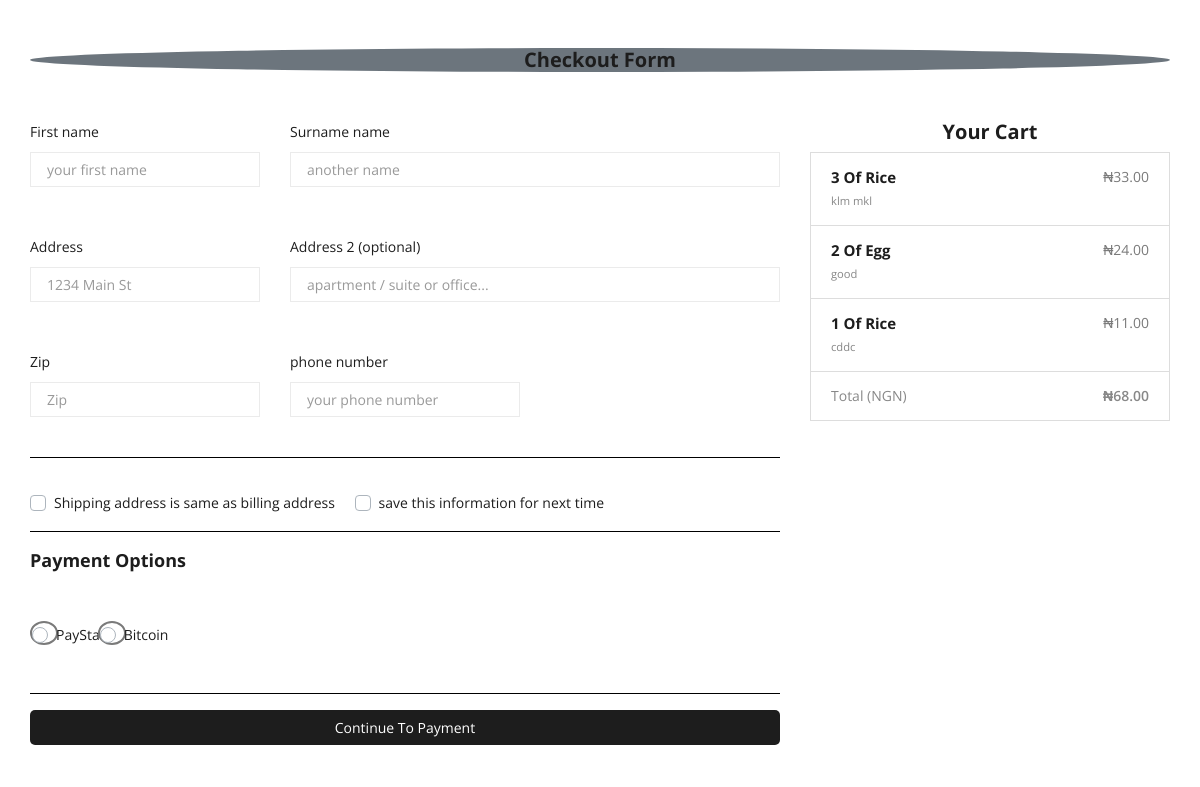
The app's page /products/checkout/ (signed in) with its own data.
### products/models.py (models this page shows, shortened)
class OrderItem(models.Model):
    user = models.ForeignKey(settings.AUTH_USER_MODEL, on_delete=models.CASCADE)
    ordered = models.BooleanField(default=False)
    item = models.ForeignKey(Item, on_delete=models.CASCADE)
    quantity = models.IntegerField(default=1)
    def get_total_discount_item_price(self):
        return self.quantity * self.item.discount_price
    def get_final_price(self):
        if self.item.discount_price:
            return self.get_total_discount_item_price()
        return self.get_total_item_price()

class Item(models.Model):
    title = models.CharField(max_length=100)
    price = models.DecimalField(max_digits=10000, decimal_places=2)
    discount_price = models.DecimalField(max_digits=10, decimal_places=2, blank=True, null=True)
    category = models.CharField(choices=CATEGORY_CHOICES, max_length=2)
    description = models.TextField(null=True, blank=True)
    picture = models.ImageField(upload_to='picture', max_length=255, null=True, blank=True)
    label = models.CharField(choices=LABEL_CHOICES, max_length=2, default='P')

class Order(models.Model):
    user = models.ForeignKey(settings.AUTH_USER_MODEL,
                             on_delete=models.CASCADE)
    items = models.ManyToManyField(OrderItem)
    ref_code = models.CharField(max_length=20)
    start_date = models.DateTimeField(auto_now_add=True)
    ordered_date = models.DateTimeField()
    ordered = models.BooleanField(default=False)
    payment = models.ForeignKey('Payment', on_delete=models.SET_NULL, blank=True, null=True)
    billing_address = models.ForeignKey(
        'BillingAddress', on_delete=models.SET_NULL, blank=True, null=True
    )
    being_delivered = models.BooleanField(default=False)
    received = models.BooleanField(default=False)
    refund_requested = models.BooleanField(default=False)
    refund_granted = models.BooleanField(default=False)
    def get_total(self):
        total = 0
        for order_item in self.items.all():
            total += order_item.get_final_price()
        return total

### products/views.py (the view, shortened to what this page needs)
# urls.py: path('checkout/', CheckoutView.as_view(), name='checkout'),
class CheckoutView(LoginRequiredMixin, View):
    def get(self, *args, **kwargs):
        try:
            form = CheckoutForm()
            order = Order.objects.get(user=self.request.user, ordered=False)
            context = {
                'form': form,
                'order': order
            }
            return render(self.request, "products/checkout.html", context)
        except ObjectDoesNotExist:
            messages.info(self.request, 'you do not have an active order')
            return redirect("products:checkout")

### products/forms.py
class CheckoutForm(forms.Form):
    first_name = forms.CharField(widget=forms.TextInput(attrs={
        'placeholder': 'your first name',
        'class': 'form-control'
    }))
    last_name = forms.CharField(widget=forms.TextInput(attrs={
        'placeholder': 'another name',
        'class': 'form-control'
    }))
    street_or_office_address = forms.CharField(widget=forms.TextInput(attrs={
        'placeholder': '1234 Main St',
        'class': 'form-control'
    }))
    apartment_or_suite = forms.CharField(required=False, widget=forms.TextInput(attrs={
        'placeholder': 'apartment / suite or office...',
        'class': 'form-control'
    }))
    zip = forms.CharField(required=False, widget=forms.TextInput(attrs={
        'class': 'form-control',
        'placeholder': 'Zip'
    }))
    phone_number = forms.CharField(widget=forms.NumberInput(attrs={
        'placeholder': 'your phone number',
        'class': 'form-control'
    }))
    same_shipping_address = forms.BooleanField(required=False)
    save_info = forms.BooleanField(required=False)
    payment_options = forms.ChoiceField(widget=forms.RadioSelect, choices=PAYMENT_CHOICES)

### accounts/models.py (called while the page is built)
    @property
    def is_active(self):
        return self.active

### products/templates/products/checkout.html (shortened to what this page needs)
{% extends 'base.html' %}
{% load crispy_forms_tags %}
{% block content %}
<main class="container">
    <div class="container wow fadeIn">
        <h2 class="my-5 h2 text-center bg-secondary rounded-circle">checkout form</h2>
        <div id="whole-row-container" class="row ">
            <div class="col-md-8">
                <form method="POST">
                    <div id="row-main-checkout-container" class="row">
                        <div class="col-md-4 md-form mb-5">
                            <label for="first_name" class="">First name</label>
                            {{ form.first_name }}
                        </div>
                        <div class="col-md-8 md-form ">
                            <label for="last_name" class="">Surname name</label>
                            {{ form.last_name }}
                        </div>
                        <div class="col-md-4 md-form mb-5  ">
                            <label for="address" class="">Address</label>
                            {{ form.street_or_office_address }}
                        </div>
                        <div class="col-md-8 md-form mb-5">
                            <label>Address 2 (optional)</label>
                            {{ form.apartment_or_suite }}
                        </div>
                        <div class="md-form col-lg-4 col-md-4 ">
                            <label for="zip">Zip</label>
                            {{ form.zip }}
                        </div>
                        <div class="col-lg-4 col-md-8 mb-4">
                            <label for="phone-number">phone number</label>
                            {{ form.phone_number }}
                        </div>
                    </div>
                    <hr>
                    <div class="custom-control custom-checkbox">
                        <label class="custom-control-label" for="same_shipping_address">Shipping address is same as
                            billing address</label>
                    </div>
                    <div class="custom-control custom-checkbox">
                        <label class="custom-control-label" for="save_info">save this information for next
                            time</label>
                    </div>
                    <hr>
                    <h3>payment options</h3>
                    <div class="d-block my-3">
                        {% for value, name in form.fields.payment_options.choices %}
                        <div class="custom-control custom-radio">
                            <label class="custom-control-label" for="{{ name }}">{{ name }}</label>
                        </div>
                        {% endfor %}
                    </div>
                    <hr clas="mb-4">
                    <button class="btn btn-primary btn-lg btn-block" type="submit">Continue to Payment</button>
                </form>
            </div>
            <div class="col-md-4  mb-4">
                {% include "order_snippet.html" %}
            </div>
        </div>
    </div>
</main>
{% endblock %}

### templates/order_snippet.html (shortened to what this page needs)
<div>
    <h2 class=" h2  text-center">your cart</h2>
    <ul class="list-group mb-3 z-depth-1">
        {% for order_item in order.items.all %}
        <li class="list-group-item d-flex justify-content-between ">
            <div>
                <h6 class="my-0">{{ order_item.quantity }} of {{ order_item.item.title }}</h6>
                <small class="">{{ order_item.item.description }}</small>
            </div>
            <span class="text-muted"> ₦{{ order_item.get_final_price }}</span>
        </li>
        {% endfor %}
        <li class="list-group-item d-flex justify-content-between">
            <span> Total (NGN)</span>
            <strong> ₦{{ order.get_total }}</strong>
        </li>
    </ul>
</div>

### records on screen
OrderItem: quantity "3", item "Rice", item.description "klm mkl", get_final_price "33.00"
OrderItem: quantity "2", item "Egg", item.description "good", get_final_price "24.00"
OrderItem: quantity "1", item "Rice", item.description "cddc", get_final_price "11.00"
Order: get_total "68.00"

### other values on screen
{{ name }} "PayStack" "Bitcoin"
